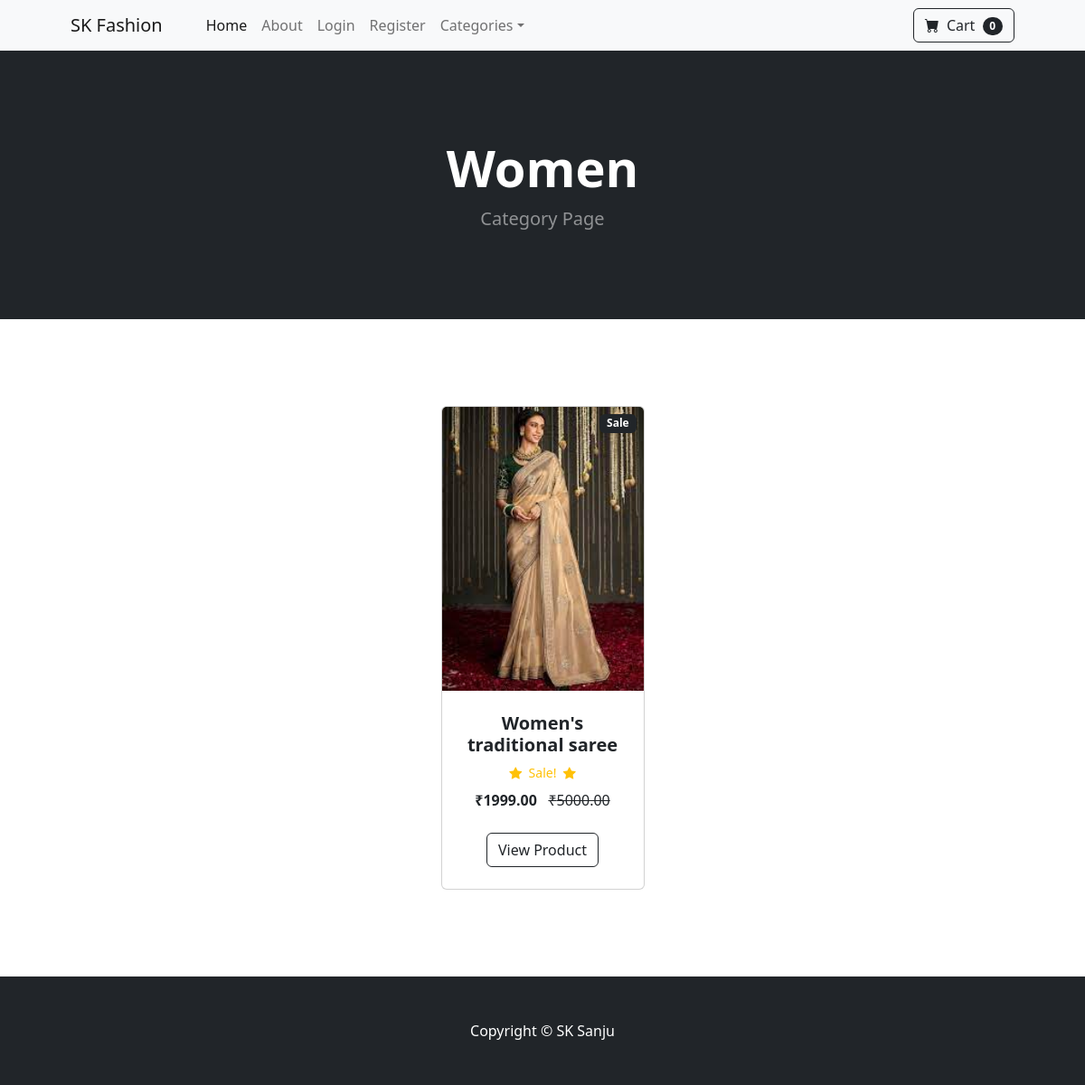
The app's page /category/Women with its own data.
### store/models.py (models this page shows, shortened)
class Category(models.Model):
    id = models.AutoField(primary_key=True)
    name = models.CharField(max_length=50)
    def __str__(self):
        return self.name
    class Meta:
        verbose_name_plural = 'categories'

class Product(models.Model):
    id = models.AutoField(primary_key=True)
    name = models.CharField(max_length=50)
    price = models.DecimalField(default=0, decimal_places=2, max_digits=10)
    category = models.ForeignKey(Category, on_delete=models.CASCADE, db_column='category_id', blank=False, null=False)
    description = models.CharField(max_length=250, default='', blank=True, null=True)
    image = models.ImageField( upload_to='uploads/product/')
    is_sale = models.BooleanField(default=False)
    sale_price = models.DecimalField(default=0, decimal_places=2, max_digits=10)

### store/views.py (the view)
# urls.py: path('category/<str:foo>',views.category, name='category'),
def category(request, foo):
    category = Category.objects.get(name = foo)
    products = Product.objects.filter(category=category)
    context = {
        'category': category,
        'products': products,
    }
    return render(request, 'category.html', context)

### cart/cart.py (called while the page is built)
    def __len__(self):
        return len(self.cart)

### cart/context_processors.py (called while the page is built)
def cart(request):
    return{'cart':Cart(request)}

### store/templates/category.html (shortened to what this page needs)
{% extends "base.html" %}
{% load static %}
{% block content %}
        <header class="bg-dark py-5">
            <div class="container px-4 px-lg-5 my-5">
                <div class="text-center text-white">
                    <h1 class="display-4 fw-bolder">{{category}}</h1>
                    <p class="lead fw-normal text-white-50 mb-0">Category Page</p>
                </div>
            </div>
        </header>
        <section class="py-5">
            <div class="container px-4 px-lg-5 mt-5">
                <div class="row gx-4 gx-lg-5 row-cols-2 row-cols-md-3 row-cols-xl-4 justify-content-center">
                    {% for product in products %}
                    {% if product.is_sale %}
                    <div class="col mb-5">
                        <div class="card h-100">
                                <div class="badge bg-dark text-white position-absolute" style="top: 0.5rem; right: 0.5rem">Sale</div>
                            <img src="{{product.image.url}}" class="card-img-top" alt='img not found'/>
                            <div class="card-body p-4">
                                <div class="text-center">
                                    <h5 class="fw-bolder">{{product.name}}</h5>
                                    <div class="d-flex justify-content-center small text-warning mb-2">
                                        <div class="bi-star-fill"></div>
                                        &nbsp;&nbsp;Sale!&nbsp;&nbsp;
                                        <div class="bi-star-fill"></div>
                                    </div>
                                    <strong>₹{{product.sale_price}}</strong>
                                    <strike>
                                        ₹{{product.price}}
                                    </strike>
                                </div>
                            </div>
                            <div class="card-footer p-4 pt-0 border-top-0 bg-transparent">
                                <div class="text-center"><a class="btn btn-outline-dark mt-auto" href="{% url "product" product.id %}">View Product</a></div>
                            </div>
                        </div>
                    </div>
                    {% endif %}
                    {% endfor %}
        </section>
        {% endblock %}

### records on screen
Category: name "Women"
Product: image (picture), name "Women's traditional saree", sale_price "1999.00", price "5000.00"

### other values on screen
{{ cart|length }} "0"
